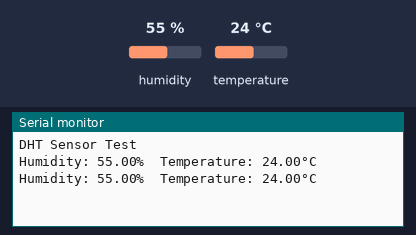
The sketch below on a simulated Arduino Uno, built with avr-gcc and run on an emulated ATmega328P. Parts: the last lines printed to the serial monitor. The inputs (shaded band) are chosen by the test bench; at power-on: humidity 55 %, temperature 24 °C.

Above: at 2.8 s.
2.9 s: humidity set to 22 %
At 5.3 s:
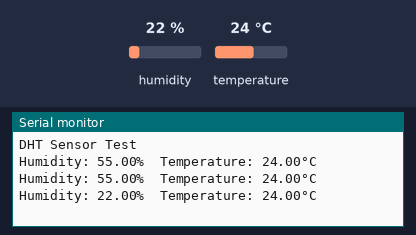
5.6 s: temperature set to 12 °C
At 6.7 s:
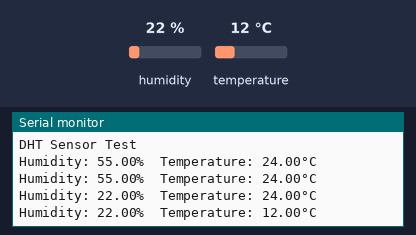
8.3 s: humidity set to 40 %
At 11.5 s:
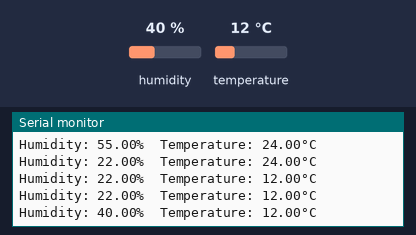
Timing chart, 0 to 13.0 s (numbered marks = the images above; inputs shaded):
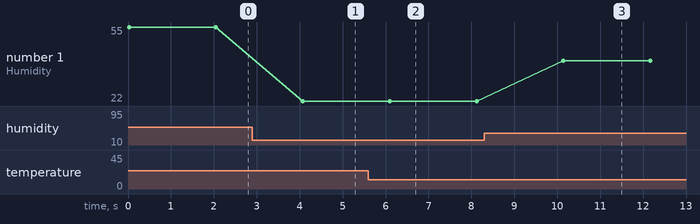

The sketch:

humidity_temperature.ino
```cpp
#include <Adafruit_Sensor.h>
#include <DHT.h>

// Define sensor type and pin
#define DHTPIN 4       // Connect data pin of DHT sensor to GPIO4
#define DHTTYPE DHT11  // Change to DHT11 if using DHT11 sensor

DHT dht(DHTPIN, DHTTYPE);

void setup() {
    Serial.begin(115200);
    Serial.println("DHT Sensor Test");

    dht.begin();
}

void loop() {
    float humidity = dht.readHumidity();
    float temperature = dht.readTemperature(); // Read temperature in Celsius

    if (isnan(humidity) || isnan(temperature)) {
        Serial.println("Failed to read from DHT sensor!");
        return;
    }

    Serial.print("Humidity: ");
    Serial.print(humidity);
    Serial.print("%  Temperature: ");
    Serial.print(temperature);
    Serial.println("°C");

    delay(2000); // Wait 2 seconds before next reading
}
```

Measured:
- after the input at 2.9 s, the serial monitor: prints a new line after 1.2 s (image 1)
- after the input at 5.6 s, the serial monitor: prints a new line after 0.50 s (image 2)
- after the input at 8.3 s, the serial monitor: prints a new line after 1.8 s (image 3)
- plotted number 1: 55 → 22 after the input at 2.9 s, 22 → 40 after the input at 8.3 s
